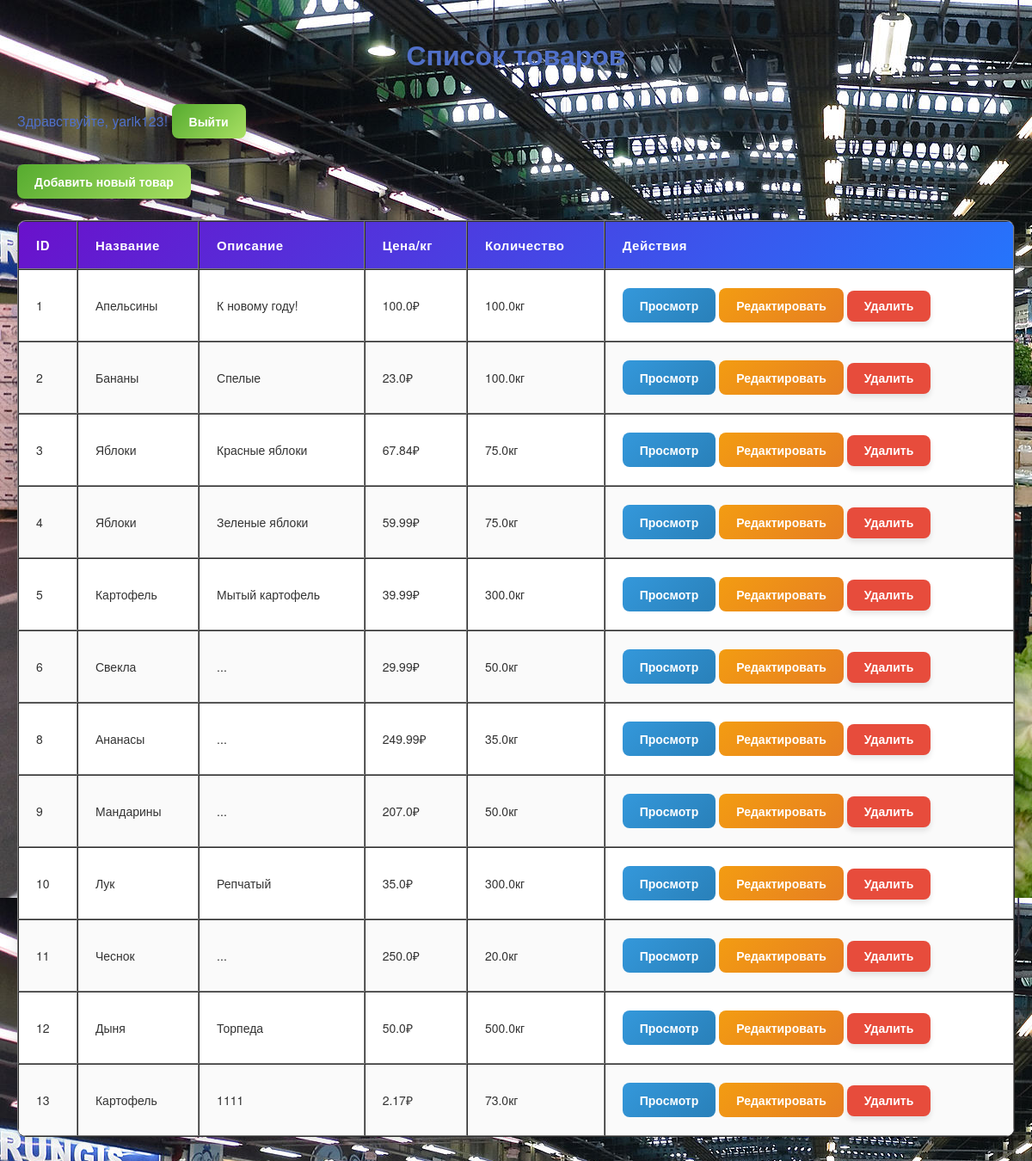
Screenshot of / (signed in) with the database file from the repository.
### app/models.py (models this page shows)
class Product(db.Model):
    id = db.Column(db.Integer, primary_key=True)
    name = db.Column(db.String(100), nullable=False)
    description = db.Column(db.String(255))
    price = db.Column(db.Float, nullable=False)
    quantity = db.Column(db.Float, nullable=False)

### app/main.py (the view)
@bp.route('/')
def index():
    products = product_repo.get_all()
    return render_template('index.html', products=products)

### app/main.py (called while the page is built)
@bp.before_request
def require_login():
    allowed_routes = ['main.login', 'main.register']
    if request.endpoint and request.endpoint.startswith('main.') and request.endpoint not in allowed_routes:
        if 'user_id' not in session:
            return redirect(url_for('main.login'))

### app/repositories.py (called while the page is built)
    def get_all(self):
        return Product.query.all()

### app/templates/index.html (shortened to what this page needs)
<!DOCTYPE html>
<html lang="ru">
<head>
    <link rel="stylesheet" type="text/css" href="{{ url_for('static', filename='style_index.css') }}">
</head>
<body>
    <h1>Список товаров</h1>
    <div style="margin-bottom: 20px;">
        {% if session.get('user_id') %}
            <span>Здравствуйте, {{ session.get('username') }}!</span>
            <a href="{{ url_for('main.logout') }}" class="a-btn">Выйти</a>
        {% else %}
            <a href="{{ url_for('main.login') }}" class="a-btn">Войти</a>
            <a href="{{ url_for('main.register') }}" class="a-btn">Регистрация</a>
        {% endif %}
    </div>
    {% if session.get('user_id') %}
        <a href="{{ url_for('main.add_form') }}" class="a-btn">Добавить новый товар</a>
    {% endif %}
    <table border="1" cellpadding="5" cellspacing="0" style="margin-top:20px;">
        <thead>
            <tr>
                <th>ID</th>
                <th>Название</th>
                <th>Описание</th>
                <th>Цена/кг</th>
                <th>Количество</th>
                <th>Действия</th>
            </tr>
        </thead>
        <tbody>
            {% for product in products %}
            <tr>
                <td>{{ product.id }}</td>
                <td>{{ product.name }}</td>
                <td>{{ product.description }}</td>
                <td>{{ product.price }}₽</td>
                <td>{{ product.quantity }}кг</td>
                <td>
                  <a href="{{ url_for('main.product_detail', product_id=product.id) }}" class="btn btn-view">Просмотр</a>
                  {% if session.get('user_id') %}
                      <a href="{{ url_for('main.edit_product_form', product_id=product.id) }}" class="btn btn-edit">Редактировать</a>
                      <form method="POST" action="{{ url_for('main.delete_product') }}" style="display:inline;">
                          <button type="submit" onclick="return confirm('Удалить этот товар?');" class="btn btn-delete">Удалить</button>
                      </form>
                  {% endif %}
              </td>
            </tr>
            {% endfor %}
        </tbody>
    </table>
</body>
</html>

### app/static/style_index.css (style rules this page uses)
body { font-family: 'Poppins', 'Helvetica Neue', Helvetica, Arial, sans-serif; background-image: url('store.png'); color: #333; margin: 40px auto; max-width: 1200px; padding: 0 20px; }
h1 { text-align: center; color: #5070c9; font-weight: 600; margin-bottom: 30px; font-size: 2rem; }
a { text-decoration: none; color: #3498db; font-weight: 500; transition: color 0.3s, transform 0.2s; }
table { width: 100%; border-collapse: separate; border-spacing: 0; background-color: #fff; box-shadow: 0 4px 15px rgba(0, 0, 0, 0.1); border-radius: 10px; overflow: hidden; transition: box-shadow 0.3s; }
thead { background: linear-gradient(135deg, #6a11cb 0%, #2575fc 100%); color: #fff; }
th { padding: 16px 20px; font-weight: 600; font-size: 15px; letter-spacing: 0.5px; text-align: left; }
tbody tr { transition: background-color 0.2s; }
tbody tr:nth-child(even) { background-color: #fafafa; }
td { padding: 16px 20px; font-size: 14px; vertical-align: middle; }
span { color: #5070c9; font-weight: 100; }
button { background-color: #e74c3c; border: none; padding: 10px 16px; color: #fff; border-radius: 8px; cursor: pointer; font-size: 14px; font-weight: 500; box-shadow: 0 4px 6px rgba(0,0,0,0.1); transition: background-color 0.3s, transform 0.2s; }
form { display: inline; }
.a-btn { display: inline-block; margin-bottom: 20px; padding: 12px 24px; background: linear-gradient(135deg, #56ab2f 0%, #a8e063 100%); color: #fff; border-radius: 8px; text-decoration: none; font-weight: 600; font-size: 16px; box-shadow: 0 4px 15px rgba(0,0,0,0.1); transition: background 0.3s, transform 0.2s; }
.a-btn, .btn { display: inline-block; padding: 10px 20px; margin: 5px 0; border-radius: 8px; font-size: 14px; font-weight: 600; text-decoration: none; transition: all 0.3s ease; cursor: pointer; }
.btn-view { background: linear-gradient(135deg, #3498db, #2980b9); color: #fff; }
.btn-edit { background: linear-gradient(135deg, #f39c12, #e67e22); color: #fff; }

### rows the page displays
Product: id "1", name "Апельсины", description "К новому году!", price "100.0", quantity "100.0"
Product: id "2", name "Бананы", description "Спелые", price "23.0", quantity "100.0"
Product: id "3", name "Яблоки", description "Красные яблоки", price "67.84", quantity "75.0"
Product: id "4", name "Яблоки", description "Зеленые яблоки", price "59.99", quantity "75.0"
Product: id "5", name "Картофель", description "Мытый картофель", price "39.99", quantity "300.0"
Product: id "6", name "Свекла", description "...", price "29.99", quantity "50.0"
Product: id "8", name "Ананасы", description "...", price "249.99", quantity "35.0"
Product: id "9", name "Мандарины", description "...", price "207.0", quantity "50.0"
Product: id "10", name "Лук", description "Репчатый", price "35.0", quantity "300.0"
Product: id "11", name "Чеснок", description "...", price "250.0", quantity "20.0"
Product: id "12", name "Дыня", description "Торпеда", price "50.0", quantity "500.0"
Product: id "13", name "Картофель", description "1111", price "2.17", quantity "73.0"

### other values shown
{{ session.get('username') }} "yarik123"
